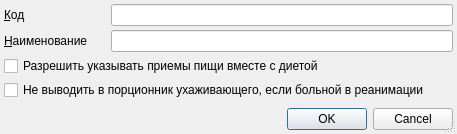
<?xml version="1.0" encoding="UTF-8"?>
<ui version="4.0">
 <class>RBDiet</class>
 <widget class="QDialog" name="RBDiet">
  <property name="geometry">
   <rect>
    <x>0</x>
    <y>0</y>
    <width>457</width>
    <height>134</height>
   </rect>
  </property>
  <property name="windowTitle">
   <string>ChangeMe!</string>
  </property>
  <property name="sizeGripEnabled">
   <bool>true</bool>
  </property>
  <layout class="QGridLayout">
   <property name="margin">
    <number>4</number>
   </property>
   <property name="spacing">
    <number>4</number>
   </property>
   <item row="4" column="0">
    <spacer>
     <property name="orientation">
      <enum>Qt::Vertical</enum>
     </property>
     <property name="sizeHint" stdset="0">
      <size>
       <width>103</width>
       <height>16</height>
      </size>
     </property>
    </spacer>
   </item>
   <item row="5" column="0" colspan="2">
    <widget class="QDialogButtonBox" name="buttonBox">
     <property name="orientation">
      <enum>Qt::Horizontal</enum>
     </property>
     <property name="standardButtons">
      <set>QDialogButtonBox::Cancel|QDialogButtonBox::Ok</set>
     </property>
    </widget>
   </item>
   <item row="0" column="1">
    <widget class="QLineEdit" name="edtCode"/>
   </item>
   <item row="1" column="1">
    <widget class="QLineEdit" name="edtName"/>
   </item>
   <item row="1" column="0">
    <widget class="QLabel" name="lblName">
     <property name="text">
      <string>&amp;Наименование</string>
     </property>
     <property name="buddy">
      <cstring>edtName</cstring>
     </property>
    </widget>
   </item>
   <item row="2" column="0" colspan="2">
    <widget class="QCheckBox" name="chkAllowMeals">
     <property name="text">
      <string>Разрешить указывать приемы пищи вместе с диетой</string>
     </property>
    </widget>
   </item>
   <item row="0" column="0">
    <widget class="QLabel" name="lblCode">
     <property name="text">
      <string>&amp;Код</string>
     </property>
     <property name="buddy">
      <cstring>edtCode</cstring>
     </property>
    </widget>
   </item>
   <item row="3" column="0" colspan="2">
    <widget class="QCheckBox" name="chkNoCourting">
     <property name="text">
      <string>Не выводить в порционник ухаживающего, если больной в реанимации</string>
     </property>
    </widget>
   </item>
  </layout>
 </widget>
 <tabstops>
  <tabstop>edtCode</tabstop>
  <tabstop>edtName</tabstop>
  <tabstop>buttonBox</tabstop>
 </tabstops>
 <resources/>
 <connections>
  <connection>
   <sender>buttonBox</sender>
   <signal>accepted()</signal>
   <receiver>RBDiet</receiver>
   <slot>accept()</slot>
   <hints>
    <hint type="sourcelabel">
     <x>162</x>
     <y>99</y>
    </hint>
    <hint type="destinationlabel">
     <x>117</x>
     <y>106</y>
    </hint>
   </hints>
  </connection>
  <connection>
   <sender>buttonBox</sender>
   <signal>rejected()</signal>
   <receiver>RBDiet</receiver>
   <slot>reject()</slot>
   <hints>
    <hint type="sourcelabel">
     <x>238</x>
     <y>99</y>
    </hint>
    <hint type="destinationlabel">
     <x>247</x>
     <y>107</y>
    </hint>
   </hints>
  </connection>
 </connections>
</ui>
